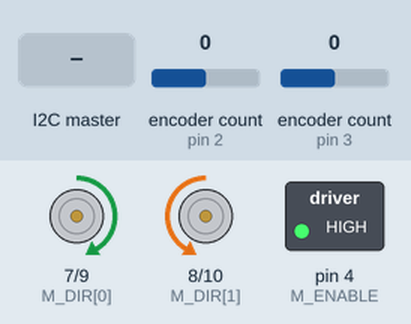
Simulated run of this sketch. Board: Arduino Uno, built with avr-gcc and run on an emulated ATmega328P. Shown: direction and speed pins drawn as motors (green arrow = direction pin HIGH = forward, orange = LOW = backward, longer = more drive), switched loads named in the sketch (green lamp = pin HIGH). Inputs (shaded band) come from the test bench; at power-on: encoder count (sensors on pin 2, pin 3) 0. What the sketch prints to the serial monitor is not drawn.

Above: at 0.16 s.
At 1.2 s:
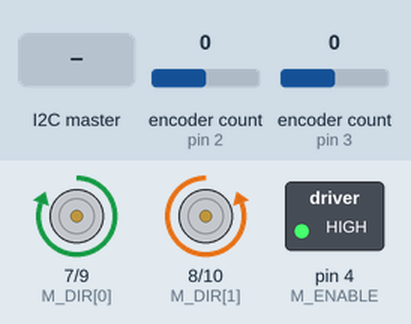
1.3 s: the I2C master sends the byte 1
Timing chart, 0 to 4.3 s (numbered marks = the images above; inputs shaded):
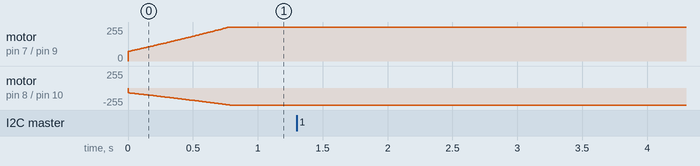

The sketch:

FinalWithFlags.ino
```cpp
#include <Arduino.h> // for PI
#include <Encoder.h> // for reading wheel encoders
#include <Wire.h> // for communicating with Rasberry Pi

// Wire and Pi stuff
#define MY_ADDR 8  // Arduino I2C address
// recieved data from camera
float markerPhi = 0.0;
float oldMPhi = markerPhi;
float markerRho = 0.0;
float oldMRho = markerRho;
bool f_detected = false;  // Flag for object detection
bool oldDetect = f_detected;
const int BUFFER_SIZE = 4;
byte buffer[BUFFER_SIZE];
bool doTurn = true;  // hardcoded, to go form STOP to ROTATE
bool atMarker = false;  // to go from MOVE_FWD to STOP ROTATE
volatile int f_arrow = 2;
volatile int oldArrow = f_arrow;
bool f_stop = false;

// Pin Definitions
const uint8_t M_ENABLE = 4; // So motors are on
int M_DIR[] = {7,8}; // Motor to reverse and forward spin (index 0 is left motor, index 1 is right motor)
const uint8_t M_PWM[] = {9, 10}; //Motor driver pins (index 0 is left motor, index 1 is right motor)
const uint8_t M1_ENC_PINS[] = {2,5}; // Motor 1 encoder
const uint8_t M2_ENC_PINS[] = {3,6}; // Motor 2 encoder

// Set up encoder library and wheel rotation count stuff
Encoder M1Enc(M1_ENC_PINS[0], M1_ENC_PINS[1]); // index 0 is ISR pin
Encoder M2Enc(M2_ENC_PINS[0], M2_ENC_PINS[1]); // index 0 is ISR pin
float old_pos_count[] = {0,0}; // old positions to compare against
const int counts_per_rev = 3200; // Encoder counts per wheel revolution
int curEncCount[] = {0,0}; //Intilization for Encoder Counts to be used in loop (easier to reference)
float curEncRad[] = {0,0}; //Converted counts to radian for velocity in rad
int initEncCount[] = {0,0};
float initEncRad[] = {0,0};

// Timing Var
float ts = 10;  // Sample time in milliseconds
float initialTime;
float last_time_ms;
float timeElapsed;
float currentTime;

// Drive Vars
float pwm[] = {0, 0}; // PWM for motors
float battery_V = 7.8; // Battery voltage as set on robot's motor shield
float vel[] = {0,0};
float voltage[] = {0, 0};
float Vbar = 0;
float deltaV = 0;

// Robot dimensions for localization
const float r = 0.251791667; // Wheel radius in feet
const float b = 1.425; // Wheelbase in feet

// angle stuff
float desiredPhi = 0;
float phi = 0;
float desiredPhiVel = 0;
float errorPhi = 0;
float derivativePhi = 0;
float errorPhiInitial = 0;
float integralPhi = 0;
float KpPhi = 15;
float KdPhi = 5;
float KiPhi = 3.75;
float phiVel = 0;
float errorPhiVel = 0;
float KpPhiVel = 2;

// distance stuff
float desiredRho = 0; // in feet
float rho = 0;
float desiredRhoVel = 0;
float errorRho = 0;
float derivativeRho = 0;
float errorRhoInitial = 0;
float integralRho = 0;
float KpRho = 30.3514;
float KdRho = 2.2038;
float KiRho = 0.583; //.383 if voltage higher?
float rhoVel = 0;
float errorRhoVel = 0;
float KpRhoVel = .8;

enum Mode {SEEK, MOVE_FWD, ROTATE, STOP};  // Define the states
Mode mode = SEEK;  // Initialize to a mode
Mode prevMode = SEEK;

void setup() {
  Serial.begin(115200);

  // Recieve from Pi stuff
  Wire.begin(MY_ADDR);  // Initialize as I2C slave
  Wire.onReceive(receiveData);  // Set function to run when data is received

  // Enable Pin declaration
  pinMode(M_ENABLE, OUTPUT);
  digitalWrite(M_ENABLE, HIGH);

  // Initialize Left Motor
  pinMode(M_PWM[0], OUTPUT);
  digitalWrite(M_PWM[0], LOW);
  pinMode(M_DIR[0], OUTPUT);
  digitalWrite(M_DIR[0], LOW);

  // Initialize Right Motor
  pinMode(M_PWM[1], OUTPUT);
  digitalWrite(M_PWM[1], LOW);
  pinMode(M_DIR[1], OUTPUT);
  digitalWrite(M_DIR[1], LOW);

  // Gets inital counts from the encoder on left and right motors
  initEncCount[0] = M1Enc.read();
  initEncCount[1] = M2Enc.read();

  // Gets initial position in radians for left and right motors
  initEncRad[0] = 2 * PI * (float)old_pos_count[0] / counts_per_rev;
  initEncRad[1] = 2 * PI * (float)old_pos_count[1] / counts_per_rev;

  initialTime = millis();
}

void loop() {
  // time-keeping
  timeElapsed = (float)(millis()-initialTime)/1000;

  // position calcs
  curEncCount[0] = M1Enc.read();
  curEncCount[1] = M2Enc.read();
  for(int i = 0;i<2;i++){ // set encoders to radians and finds velocity
    curEncRad[i] = 2*PI*(float)(curEncCount[i])/counts_per_rev;
    if(timeElapsed > 0 ){
        vel[i] = (curEncRad[i]-initEncRad[i])/timeElapsed;
    }
  }
  phi = (r/b) * (curEncRad[0]-curEncRad[1]);
  rho = (r/2) * (curEncRad[0]+curEncRad[1]);

  // fsm for what the robot should do
  switch (mode) {
    case SEEK:  // turn until finding marker
      if (!f_detected) {
        desiredPhi += .25 * PI / 180;
        //Serial.println("Searching");
      }
      else if (f_detected) {
        Serial.println("Marker Found");
        analogWrite(M_PWM[0], 0);
        analogWrite(M_PWM[1], 0);
        delay(500);
        desiredPhi = phi - markerPhi * (PI / 180);
        mode = ROTATE;
      }
      break;

    case ROTATE:  // Align to desiredPhi
      // KiPhi = 3.75;
      // KpPhi = 15;
      // KdPhi = 5;
      desiredRhoVel = 0; // we want to be stationary around axle center axis
      desiredRho = rho;
      //Serial.println("Turning");

      // Check if we are within desired bounds
      if (fabs(phi - desiredPhi) <= PI/180) {
        analogWrite(M_PWM[0], 0);
        analogWrite(M_PWM[1], 0);
        desiredPhi = phi - markerPhi * (PI / 180);
        desiredRho = rho + markerRho;
        delay(1000);
        if (atMarker == true) {
          atMarker = false;
          mode = STOP;
        }
        else {
          mode = MOVE_FWD;
        }
      }
      break;

    case MOVE_FWD:  // Move forward to desiredRho
      // KiPhi = 3.75;
      // KpPhi = 50;
      // KdPhi = 5;
      if(abs(markerPhi != 90)){
        if(abs(markerPhi > 1)){
          desiredPhi = phi - markerPhi * (PI / 180);
        }
      }
      desiredRho = rho + markerRho;
      Serial.println("Move Fwd");
      // Serial.println(rho);
      // Serial.println(desiredRho);
      if (rho >= desiredRho + (-1)) {
        atMarker = true;
        mode = STOP;
      }
      break;

    case STOP:  // Wait for camera or wait indefinitely (stop)
      analogWrite(M_PWM[0], 0);
      analogWrite(M_PWM[1], 0);
      //KdPhi = 45;
      if (atMarker && f_arrow!=0) {
        if (f_arrow == 2) { // left
          Serial.println("Left turn");
          delay(2000);
          desiredPhi = phi - (PI / 2);
          mode = ROTATE;
        }
        else if (f_arrow == 1) { // right
          Serial.println("Right turn");
          delay(2000);
          desiredPhi = phi + (PI / 2);
          mode = ROTATE;
        }
        // else { // no turn comand from pi
        //   //Serial.println("Pause");
        //   analogWrite(M_PWM[0], 0);
        //   analogWrite(M_PWM[1], 0);
        // }
        atMarker = false;
      }
      else {
        //Serial.println("Stop");
        analogWrite(M_PWM[0], 0);
        analogWrite(M_PWM[1], 0);
      }
      break;
  }

  // control
  if(mode != STOP) {
    // PID control for angle
    errorPhi = desiredPhi - phi;
    derivativePhi = (errorPhi - errorPhiInitial)/((float)(ts/1000));
    integralPhi += errorPhi*((float)(ts/1000));
    desiredPhiVel = KpPhi*errorPhi + KdPhi*derivativePhi + KiPhi*integralPhi;
    // limit set angular speed
    if(abs(desiredPhiVel) > 10){
      desiredPhiVel = 10*desiredPhiVel/abs(desiredPhiVel);
    }

    // PID control for distance
    errorRho = desiredRho - rho;
    derivativeRho = (errorRho - errorRhoInitial)/((float)(ts/1000));
    integralRho += errorRho*((float)(ts/1000));
    desiredRhoVel = errorRho*KpRho + KdRho*derivativeRho + KiRho*integralRho;
    // limit set fwd speed
    if(abs(desiredRhoVel) > 10){
        desiredRhoVel = 10*desiredRhoVel/abs(desiredRhoVel);
    }
  }

  // phiVel stuff
  phiVel = (r/b)*(vel[0]-vel[1]);
  errorPhiVel = desiredPhiVel - phiVel;

  // rhoVel stuff
  rhoVel = (r/2)*(vel[0]+vel[1]);
  errorRhoVel = desiredRhoVel - rhoVel;

  // print/debugging statements
  // Serial.print(mode);
  // Serial.print("\t");
  // Serial.print(rho);
  // Serial.print("\t");
  // Serial.print(desiredRho);
  // Serial.print("\t");
  // Serial.print(phi);
  // Serial.print("\t");
  // Serial.print(desiredPhi);
  // Serial.print("\t");
  // Serial.print(voltage[0]);
  // Serial.print("\t");
  // Serial.println(voltage[1]);

  // voltage calculations and setting
  Vbar = errorRhoVel*KpRhoVel;
  deltaV = errorPhiVel*KpPhiVel;
  voltage[0] = (Vbar+deltaV)/2;
  voltage[1] = (Vbar-deltaV)/2;
  if(mode!=STOP){
    for (int i = 0; i < 2; i++) {
      if(voltage[i] > 0){
        digitalWrite(M_DIR[i], HIGH);
      }
      else{
        digitalWrite(M_DIR[i], LOW);
      }
      pwm[i] = 255 * abs(voltage[i]) / battery_V;
      analogWrite(M_PWM[i], min(pwm[i], 255));
    }
  }else{
    analogWrite(M_PWM[0], 0);
    analogWrite(M_PWM[1], 0);
  }

  // update prev to current
  errorRhoInitial = errorRho;
  errorPhiInitial = errorPhi;
  for(int i = 0;i<2;i++){
    initEncCount[i] = curEncCount[i];
    initEncRad[i] = curEncRad[i];
  }

  initialTime = millis();
  while(millis()<last_time_ms+ts){
    //wait till desired time passes
  }
  last_time_ms = millis();
}

// I2C interrupt for recieving data from Rasberry Pi (not used in demo 1)
void receiveData (){
  while (Wire.available()) {
    Wire.read(); // discard first byte (offset)
    f_detected = Wire.read();
    f_arrow = Wire.read();
    Wire.read(); // discard next byte
    Wire.read(); // discard next byte

    // need to read four bytes and convert into float
    for (int i = 0; i < BUFFER_SIZE; i++) {
        buffer[i] = Wire.read();
    }
    memcpy(&markerRho, buffer, sizeof(markerRho));

    for (int i = 0; i < BUFFER_SIZE; i++) {
        buffer[i] = Wire.read();
    }
    memcpy(&markerPhi, buffer, sizeof(markerPhi));

    // if (abs(markerPhi) <= 91.0f && markerRho <=10.0f) {
    //   f_detected = true;  // Marker detected
    // } else {
    //   f_detected = false;   // No marker detected
    //   markerPhi = oldMPhi;
    //   markerRho = oldMRho;
    // }

    if (f_arrow < 0 || f_arrow > 2){
      f_arrow = oldArrow;
      f_detected = oldDetect;
    }

    if (abs(markerPhi) <= 91.0f && abs(markerRho) <=10.0f){
    }else{
      markerPhi = oldMPhi;
      markerRho = oldMRho;
    }

    if(markerRho <= 0.1f){
      markerPhi = oldMPhi;
      markerRho = oldMRho;
      f_arrow = oldArrow;
      f_detected = oldDetect;
    }

    // if (markerPhi == -90){
    //   arrow = 0;
    // }else if (markerPhi == 90){
    //   arrow = 1;
    // }else{
    //   arrow = 2;
    // }

    if(markerPhi == -50){
      f_stop = true;
    }

    //markerPhi = -markerPhi;
    Serial.print(f_detected);
    Serial.print("\t");
    Serial.print(f_arrow);
    Serial.print("\t");
    Serial.print(markerRho);
    Serial.print("\t");
    Serial.print(markerPhi);
    Serial.println("\t");
    oldArrow = f_arrow;
    oldDetect = f_detected;
    oldMPhi = markerPhi;
    oldMRho = markerRho;
  }
}
```

Measured:
- after the input at 1.3 s, every drawn part: stays the same
